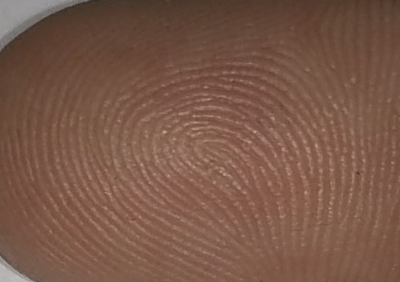
#> input picture lib/python_modules/niREP.png, 400 x 282 px
$ python -i fingerprint_processing.py   (imports and definitions only)
#> lines starting #> are read from the running program, lines starting #| are printed output that depends on the picture; after the words box and inside, x2 and y2 are one past the last pixel; in counts of white or black regions, pixels touching at a corner belong together
import numpy as np
import cv2 as cv

def extract_fingerprint(image_path):
    """
    Extracts the fingerprint from an image.

    :param image_path: Path to the input image (finger/thumb).
    :return: Processed fingerprint image (binary mask).
    """
#> called with image_path = 'niREP.png'
    # Load the image
    img = cv.imread(image_path)
#> img is the input picture: shape (282, 400, 3); mean B, G, R 72.1, 87.7, 121.6

    # Convert to HSV color space
    hsv = cv.cvtColor(img, cv.COLOR_BGR2HSV)
#> hsv: shape (282, 400, 3); mean H, S, V 10.6, 104.9, 121.6

    # Define the lower and upper bounds for skin color in HSV
    lower = np.array([0, 20, 70], dtype="uint8")
    upper = np.array([20, 255, 255], dtype="uint8")

    # Threshold the image to extract only the skin color pixels
    mask = cv.inRange(hsv, lower, upper)
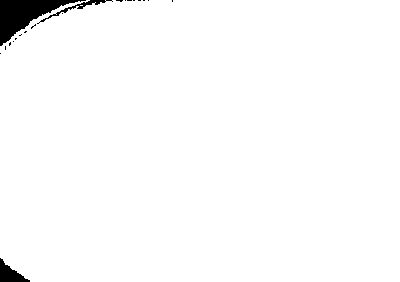
#> mask: shape (282, 400); 98.1% white; 20 black regions (17 under 20 px), largest, box (x1, y1, x2, y2) and area: (0, 0, 86, 46) 1547, (0, 258, 30, 282) 348, (37, 0, 113, 24) 204

    # Perform morphological transformations to remove noise
    kernel = cv.getStructuringElement(cv.MORPH_ELLIPSE, (5, 5))
    mask = cv.morphologyEx(mask, cv.MORPH_CLOSE, kernel)
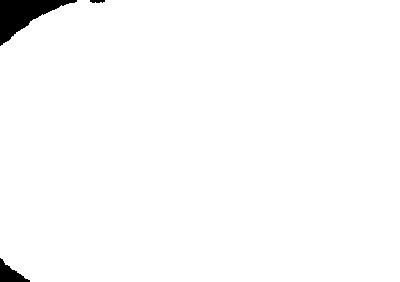
#> mask: shape (282, 400); 98.3% white; 3 black regions, box (x1, y1, x2, y2) and area: (0, 0, 77, 46) 1527, (0, 258, 30, 282) 348, (90, 0, 105, 3) 38

    # Apply Gaussian blur to smoothen edges
    mask = cv.GaussianBlur(mask, (3, 3), 0)

    # Extract the segmented finger
    finger = cv.bitwise_and(img, img, mask=mask)

    # Convert to grayscale
    finger_gray = cv.cvtColor(finger, cv.COLOR_BGR2GRAY)
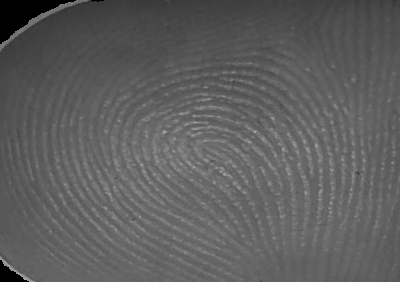
#> finger_gray: shape (282, 400); min 0, max 173, mean 93.8

    # Enhance contrast using Histogram Equalization
    finger_gray = cv.equalizeHist(finger_gray)
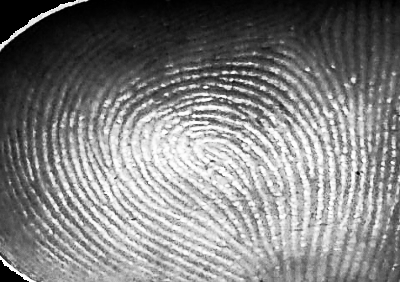
#> finger_gray: shape (282, 400); min 0, max 255, mean 128.1

    # Apply Unsharp Masking (Sharpening Kernel)
    sharpen_kernel = np.array([[0, -1, 0],
                               [-1, 5, -1],
                               [0, -1, 0]])
    sharpened = cv.filter2D(finger_gray, -1, sharpen_kernel)
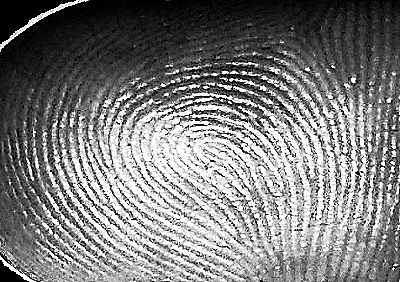
#> sharpened: shape (282, 400); min 0, max 255, mean 125.1

    # Apply adaptive thresholding to enhance fingerprint ridges
    fingerprint = cv.adaptiveThreshold(
        sharpened, 255, cv.ADAPTIVE_THRESH_GAUSSIAN_C, cv.THRESH_BINARY, 19, 1
    )
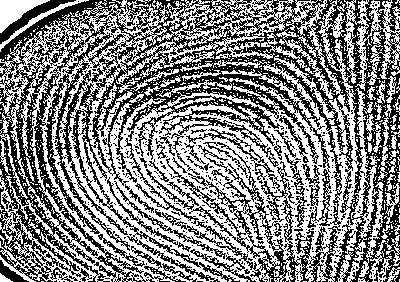
#> fingerprint: shape (282, 400); 52.5% white; black in thin lines or dots

    return fingerprint

>>> result = extract_fingerprint('niREP.png')
